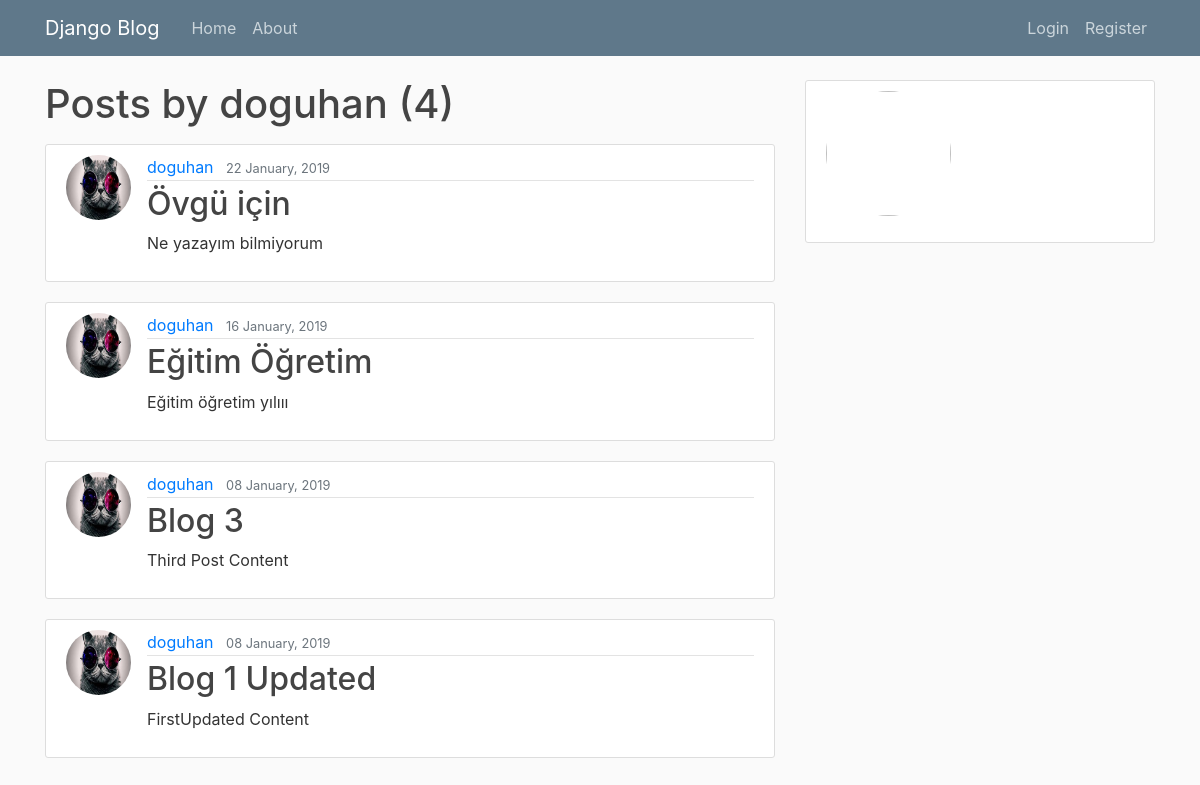
Screenshot of /user/doguhan with the database file from the repository.
### myapp/models.py (models this page shows, shortened)
class Post(models.Model):
    title = models.CharField(max_length=100)
    content = models.TextField()
    date_posted = models.DateTimeField(default=timezone.now)
    author = models.ForeignKey(User, on_delete=models.CASCADE)

### users/models.py (models this page shows, shortened)
class Profile(models.Model):
    user = models.OneToOneField(User, on_delete=models.CASCADE)
    image = models.ImageField(default = 'default.jpg', upload_to='profile_pics')

### myapp/views.py (the view)
# urls.py: path('user/<str:username>', UserPostListView.as_view(), name='user-posts'),
class UserPostListView(ListView):
    model = Post
    template_name = 'blog/user_posts.html'
    context_object_name = 'posts'
    ordering = ['-date_posted']
    paginate_by = 5
    def get_queryset(self):
        user = get_object_or_404(User, username = self.kwargs.get('username'))
        return Post.objects.filter(author=user).order_by('-date_posted')

### myapp/templates/blog/user_posts.html (shortened to what this page needs)
{% extends "blog/base.html" %}
{% block content %}
    <h1 class="mb-3">Posts by {{ view.kwargs.username }} ({{ page_obj.paginator.count }})</h1>
    {% for post in posts %}
    <article class="media content-section">
        <img class="rounded-circle article-img" src="{{post.author.profile.image.url}}">
        <div class="media-body">
            <div class="article-metadata">
            <a class="mr-2" href="{% url 'user-posts' post.author.username %}">{{ post.author }}</a>
            <small class="text-muted">{{ post.date_posted |date:"d F, Y " }}</small>
            </div>
            <h2><a class="article-title" href="{% url 'post_detail' post.id %}">{{ post.title }}</a></h2>
            <p class="article-content">{{ post.content }}</p>
        </div>
    </article>
    {% endfor %}
{% endblock content %}

### myapp/static/blog/main.css (style rules this page uses)
body { background: #fafafa; color: #333333; margin-top: 5rem; }
h1, h2, h3, h4, h5, h6 { color: #444444; }
.content-section { background: #ffffff; padding: 10px 20px; border: 1px solid #dddddd; border-radius: 3px; margin-bottom: 20px; }
.article-title { color: #444444; }
.article-content { white-space: pre-line; }
.article-img { height: 65px; width: 65px; margin-right: 16px; }
.article-metadata { padding-bottom: 1px; margin-bottom: 4px; border-bottom: 1px solid #e3e3e3 }

### rows the page displays
Post: author.profile.image (picture), author "doguhan", date_posted "22 January, 2019", title "Övgü için", content "Ne yazayım bilmiyorum"
Post: author.profile.image (picture), author "doguhan", date_posted "16 January, 2019", title "Eğitim Öğretim", content "Eğitim öğretim yılııı"
Post: author.profile.image (picture), author "doguhan", date_posted "08 January, 2019", title "Blog 3", content "Third Post Content"
Post: author.profile.image (picture), author "doguhan", date_posted "08 January, 2019", title "Blog 1 Updated", content "FirstUpdated Content"

### other values shown
{{ view.kwargs.username }} "doguhan"
{{ page_obj.paginator.count }} "4"
